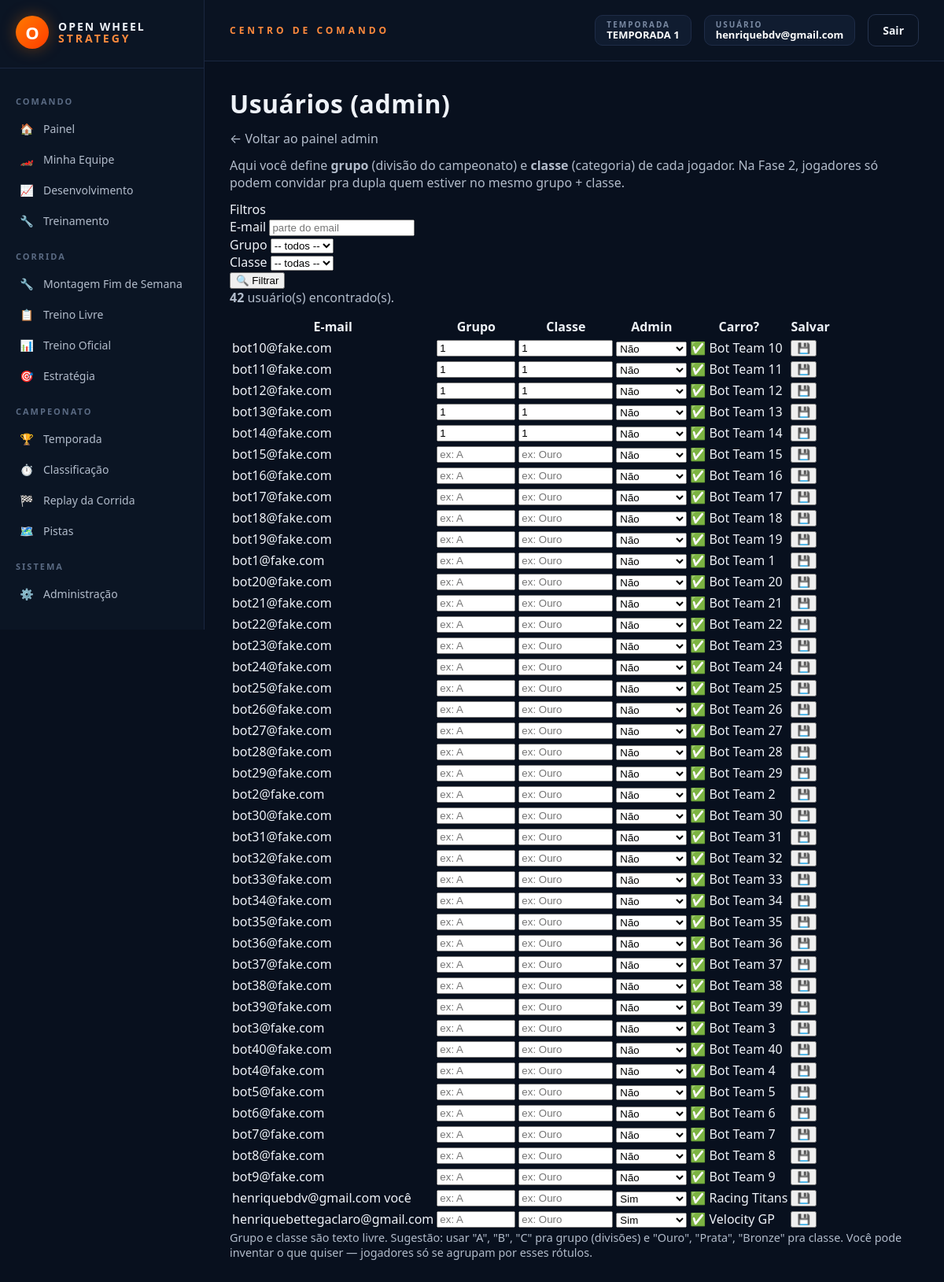
The page /admin/usuarios (signed in) on the database as committed earlier.
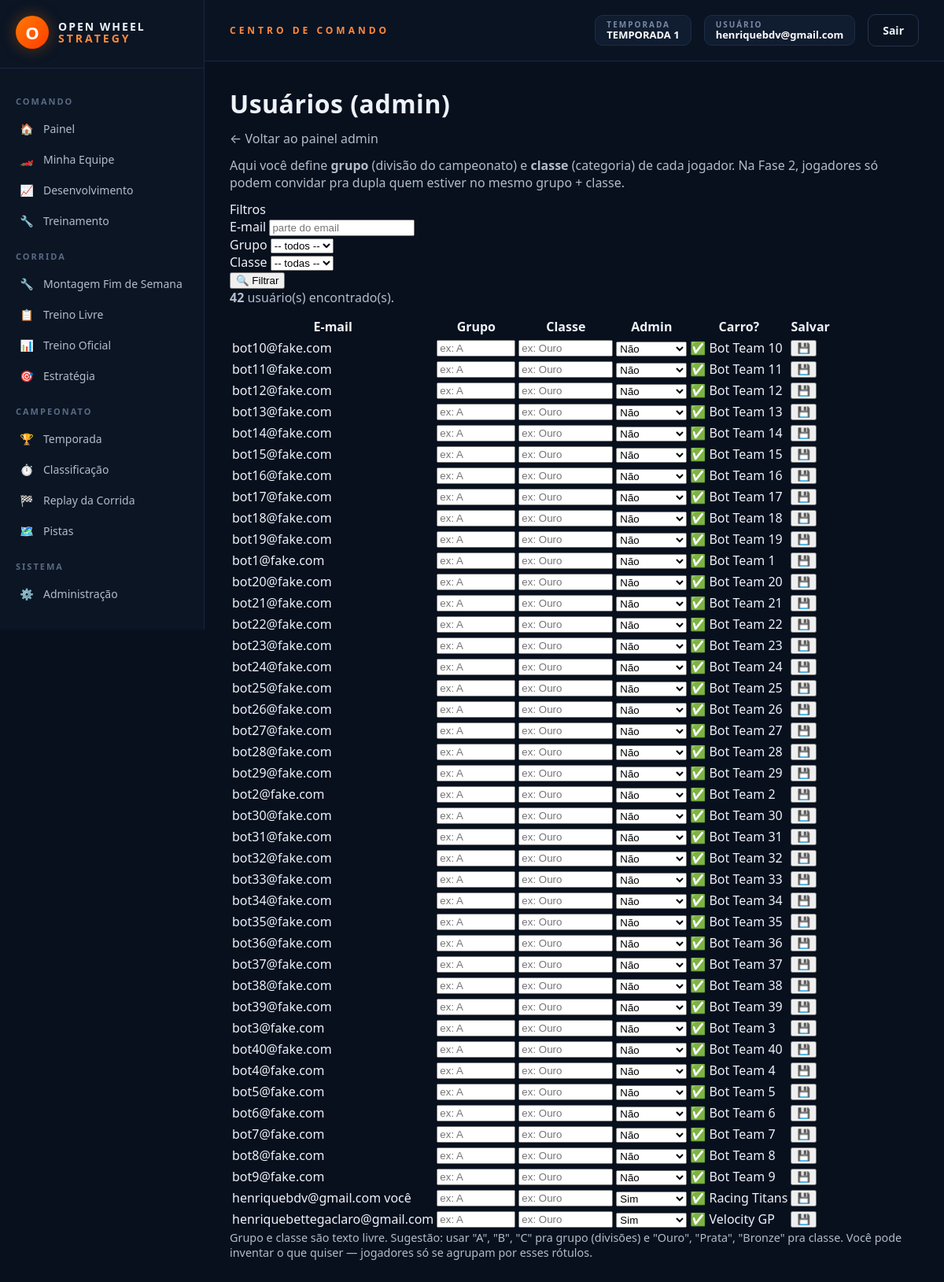
The same page on the database as committed later.
### models_temporada.py (models this page shows, shortened)
class Temporada(db.Model):
    __tablename__ = "temporadas"
    id = db.Column(db.Integer, primary_key=True)
    nome = db.Column(db.String(120), nullable=False)
    ativa = db.Column(db.Boolean, default=False, nullable=False)
    data_criacao = db.Column(db.DateTime, default=datetime.utcnow)
    corridas_agendadas = db.relationship(
        "CorridaAgendada", backref="temporada",
        cascade="all, delete-orphan",
        order_by="CorridaAgendada.ordem",
    )
    @classmethod
    def ativa_atual(cls):
        try:
            return cls.query.filter_by(ativa=True).first()
        except (OperationalError, ProgrammingError, NoSuchTableError):
            return None

### models.py (models this page shows, shortened)
class Usuario(db.Model):
    __tablename__ = "usuarios"
    id = db.Column(db.Integer, primary_key=True)
    email = db.Column(db.String(150), unique=True, nullable=False)
    senha_hash = db.Column(db.String(255), nullable=True)
    google_id = db.Column(db.String(255), unique=True, nullable=True)
    eh_admin = db.Column(db.Boolean, default=False)
    criado_em = db.Column(db.DateTime, default=datetime.utcnow)
    grupo = db.Column(db.String(50), nullable=True)
    classe = db.Column(db.String(50), nullable=True)
    nick = db.Column(db.String(50), nullable=True)
    equipe = db.relationship("CarroJogador", backref="usuario", uselist=False)

class CarroJogador(db.Model):
    __tablename__ = "carros_jogadores"
    id = db.Column(db.Integer, primary_key=True)
    usuario_id = db.Column(db.Integer, db.ForeignKey("usuarios.id"), unique=True, nullable=False)
    nome = db.Column(db.String(100), nullable=False)
    orcamento = db.Column(db.Float, default=55_000.0)
    motor_fornecedor_id = db.Column(db.Integer, db.ForeignKey("fornecedores_motor.id"), nullable=False)
    combustivel_fornecedor_id = db.Column(db.Integer, db.ForeignKey("fornecedores_combustivel.id"), nullable=False)
    pneu_fornecedor_id = db.Column(db.Integer, db.ForeignKey("fornecedores_pneu.id"), nullable=False)
    chassi_fornecedor_id = db.Column(db.Integer, db.ForeignKey("fornecedores_chassi.id"), nullable=True)
    cambio_fornecedor_id = db.Column(db.Integer, db.ForeignKey("fornecedores_cambio.id"), nullable=False)
    suspensao_fornecedor_id = db.Column(db.Integer, db.ForeignKey("fornecedores_suspensao.id"), nullable=False)
    engenheiro_fornecedor_id = db.Column(db.Integer, db.ForeignKey("fornecedores_engenheiro.id"), nullable=True)
    combustivel_carregado = db.Column(db.Float, default=110.0)
    cor_primaria = db.Column(db.String(7), default="#cc0000")
    cor_secundaria = db.Column(db.String(7), default="#ffffff")
    modelo_motor = db.Column(db.Integer, nullable=True)
    modelo_combustivel = db.Column(db.Integer, nullable=True)
    modelo_pneu = db.Column(db.Integer, nullable=True)
    modelo_cambio = db.Column(db.Integer, nullable=True)
    modelo_suspensao = db.Column(db.Integer, nullable=True)
    estrategia_volta_pit = db.Column(db.Integer, default=10)
    estrategia_dois_pits = db.Column(db.Boolean, default=False)

### rotas/admin.py (the view)
    @app.route("/admin/usuarios", methods=["GET"])
    @admin_requerido
    def admin_usuarios():
        filtro_grupo = request.args.get("grupo", "").strip()
        filtro_classe = request.args.get("classe", "").strip()
        filtro_email = request.args.get("email", "").strip()
        query = Usuario.query
        if filtro_grupo: query = query.filter(Usuario.grupo == filtro_grupo)
        if filtro_classe: query = query.filter(Usuario.classe == filtro_classe)
        if filtro_email: query = query.filter(Usuario.email.ilike(f"%{filtro_email}%"))
        usuarios = query.order_by(Usuario.email).all()
        grupos_existentes = sorted({u.grupo for u in Usuario.query.all() if u.grupo})
        classes_existentes = sorted({u.classe for u in Usuario.query.all() if u.classe})
        return render_template("admin_usuarios.html", usuarios=usuarios,
                               grupos_existentes=grupos_existentes, classes_existentes=classes_existentes,
                               filtro_grupo=filtro_grupo, filtro_classe=filtro_classe, filtro_email=filtro_email)

### templates/admin_usuarios.html (shortened to what this page needs)
{% extends "base.html" %}
{% block content %}
<h1 class="h3 mb-4">Usuários (admin)</h1>
<p><a href="{{ url_for('admin_dashboard') }}">← Voltar ao painel admin</a></p>
<p>Aqui você define <strong>grupo</strong> (divisão do campeonato) e <strong>classe</strong> (categoria) de cada jogador. Na Fase 2, jogadores só podem convidar pra dupla quem estiver no mesmo grupo + classe.</p>
<div class="card mb-4">
    <div class="card-header">Filtros</div>
    <div class="card-body">
        <form method="GET" class="row g-2">
            <div class="col-md-3">
                <label class="form-label">E-mail</label>
                <input type="text" name="email" value="{{ filtro_email }}" class="form-control" placeholder="parte do email">
            </div>
            <div class="col-md-3">
                <label class="form-label">Grupo</label>
                <select name="grupo" class="form-select">
                    <option value="">-- todos --</option>
                </select>
            </div>
            <div class="col-md-3">
                <label class="form-label">Classe</label>
                <select name="classe" class="form-select">
                    <option value="">-- todas --</option>
                </select>
            </div>
            <div class="col-md-3 d-flex align-items-end">
                <button type="submit" class="btn btn-primary w-100">🔍 Filtrar</button>
            </div>
        </form>
    </div>
</div>
<p><strong>{{ usuarios|length }}</strong> usuário(s) encontrado(s).</p>
<table class="table">
    <thead>
        <tr>
            <th>E-mail</th>
            <th>Grupo</th>
            <th>Classe</th>
            <th>Admin</th>
            <th>Carro?</th>
            <th>Salvar</th>
        </tr>
    </thead>
    <tbody>
        {% for u in usuarios %}
        <tr>
            <form method="POST" action="{{ url_for('admin_usuario_editar', usuario_id=u.id, grupo=filtro_grupo, classe=filtro_classe, email=filtro_email) }}">
                <td>
                    {{ u.email }}
                    {% if u.id == usuario_logado.id %}<span class="badge bg-info">você</span>{% endif %}
                </td>
                <td>
                    <input type="text" name="grupo" value="{{ u.grupo or '' }}" class="form-control form-control-sm" placeholder="ex: A" style="width:100px;">
                </td>
                <td>
                    <input type="text" name="classe" value="{{ u.classe or '' }}" class="form-control form-control-sm" placeholder="ex: Ouro" style="width:120px;">
                </td>
                <td>
                    <select name="eh_admin" class="form-select form-select-sm" style="width:90px;">
                        <option value="0" {% if not u.eh_admin %}selected{% endif %}>Não</option>
                        <option value="1" {% if u.eh_admin %}selected{% endif %}>Sim</option>
                    </select>
                </td>
                <td>
                    {% if u.equipe %}✅ {{ u.equipe.nome }}{% else %}—{% endif %}
                </td>
                <td>
                    <button type="submit" class="btn btn-sm btn-outline-success">💾</button>
                </td>
            </form>
        </tr>
        {% else %}
        <tr><td colspan="6" class="text-muted">Nenhum usuário encontrado.</td></tr>
        {% endfor %}
    </tbody>
</table>
<p class="text-muted mt-3" style="font-size:0.9em;">
    Grupo e classe são texto livre. Sugestão: usar "A", "B", "C" pra grupo (divisões) e "Ouro", "Prata", "Bronze" pra classe. Você pode inventar o que quiser — jogadores só se agrupam por esses rótulos.
</p>
{% endblock %}

### templates/base.html (shortened to what this page needs)
<!DOCTYPE html>
<html lang="pt-br">
<head>
    <link href="{{ url_for('static', filename='css/variaveis.css') }}" rel="stylesheet">
    <link href="{{ url_for('static', filename='css/base.css') }}" rel="stylesheet">
    <link href="{{ url_for('static', filename='css/componentes.css') }}" rel="stylesheet">
    <link href="{{ url_for('static', filename='css/formularios.css') }}" rel="stylesheet">
</head>
<body>
{% if usuario_logado %}
<div class="ows-shell">
    <aside class="ows-sidebar">
        <div class="ows-logo">
            <div class="ows-logo-mark">O</div>
            <div class="ows-logo-text">OPEN WHEEL<br><span>STRATEGY</span></div>
        </div>
        <div class="ows-menu-section">COMANDO</div>
        <a href="{{ url_for('home') }}" class="ows-menu-link {% if request.endpoint == 'home' %}active{% endif %}"><span class="ows-icon">🏠</span> Painel</a>
        <a href="{{ url_for('minha_equipe') }}" class="ows-menu-link {% if request.endpoint == 'minha_equipe' %}active{% endif %}"><span class="ows-icon">🏎️</span> Minha Equipe</a>
        <a href="{{ url_for('desenvolvimento_view') }}" class="ows-menu-link {% if request.endpoint == 'desenvolvimento_view' %}active{% endif %}"><span class="ows-icon">📈</span> Desenvolvimento</a>
        <a href="{{ url_for('treinamento_view') }}" class="ows-menu-link {% if request.endpoint == 'treinamento_view' %}active{% endif %}"><span class="ows-icon">🔧</span> Treinamento</a>
        <div class="ows-menu-section">CORRIDA</div>
        <a href="{{ url_for('montagem_fim_de_semana') }}" class="ows-menu-link {% if request.endpoint == 'montagem_fim_de_semana' %}active{% endif %}"><span class="ows-icon">🔧</span> Montagem Fim de Semana</a>
        <a href="{{ url_for('treino_livre_view') }}" class="ows-menu-link {% if request.endpoint == 'treino_livre_view' %}active{% endif %}"><span class="ows-icon">📋</span> Treino Livre</a>
        <a href="{{ url_for('treino_oficial_view') }}" class="ows-menu-link {% if request.endpoint == 'treino_oficial_view' %}active{% endif %}"><span class="ows-icon">📊</span> Treino Oficial</a>
        <a href="{{ url_for('estrategia_corrida_view') }}" class="ows-menu-link {% if request.endpoint == 'estrategia_corrida_view' %}active{% endif %}"><span class="ows-icon">🎯</span> Estratégia</a>
        <div class="ows-menu-section">CAMPEONATO</div>
        <a href="{{ url_for('temporada_view') }}" class="ows-menu-link {% if request.endpoint == 'temporada_view' %}active{% endif %}"><span class="ows-icon">🏆</span> Temporada</a>
        <a href="{{ url_for('classificacao_view') }}" class="ows-menu-link {% if request.endpoint == 'classificacao_view' %}active{% endif %}"><span class="ows-icon">⏱️</span> Classificação</a>
        <a href="{{ url_for('corrida_view') }}" class="ows-menu-link {% if request.endpoint == 'corrida_view' %}active{% endif %}"><span class="ows-icon">🏁</span> Replay da Corrida</a>
        <a href="{{ url_for('pistas_reais_view') }}" class="ows-menu-link {% if request.endpoint == 'pistas_reais_view' %}active{% endif %}"><span class="ows-icon">🗺️</span> Pistas</a>
        {% if usuario_logado.eh_admin %}
        <div class="ows-menu-section">SISTEMA</div>
        <a href="{{ url_for('admin_dashboard') }}" class="ows-menu-link {% if request.endpoint == 'admin_dashboard' %}active{% endif %}"><span class="ows-icon">⚙️</span> Administração</a>
        {% endif %}
    </aside>
    <div class="ows-main">
        <header class="ows-topbar">
            <div class="ows-topbar-title">CENTRO DE COMANDO</div>
            <div class="ows-topbar-right">
                {% if temporada_ativa %}
                <div class="ows-badge">
                    <div class="ows-badge-label">TEMPORADA</div>
                    <div class="ows-badge-value">{{ temporada_ativa.nome }}</div>
                </div>
                {% endif %}
                <div class="ows-badge">
                    <div class="ows-badge-label">USUÁRIO</div>
                    <div class="ows-badge-value">{{ usuario_logado.email }}</div>
                </div>
                <a href="{{ url_for('logout') }}" class="ows-btn ows-btn-ghost">Sair</a>
            </div>
        </header>
        <div class="ows-content">
            {% block content %}{% endblock %}
        </div>
    </div>
</div>
{% endif %}
</body>
</html>

Rows that differ between the two databases and show on the page:
changed Usuario "bot10@fake.com": grupo "1" → (not shown); classe "1" → (not shown)
changed Usuario "bot11@fake.com": grupo "1" → (not shown); classe "1" → (not shown)
changed Usuario "bot12@fake.com": grupo "1" → (not shown); classe "1" → (not shown)
changed Usuario "bot13@fake.com": grupo "1" → (not shown); classe "1" → (not shown)
changed Usuario "bot14@fake.com": grupo "1" → (not shown); classe "1" → (not shown)
